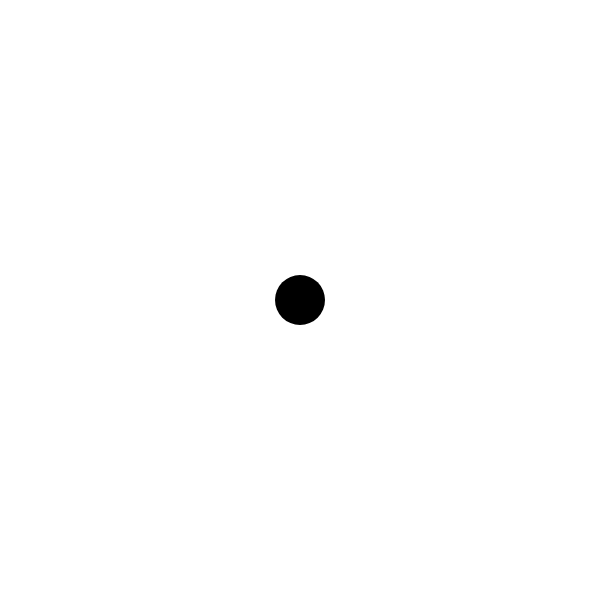
Frame 1 (no input)
Frame 60 (no input): identical to frame 1, image omitted
Frame 120 (the mouse pressed at the canvas centre since frame 60): identical to frame 1, image omitted

The p5.js sketch that drew this single still picture (run headless with seeded random() and noise() and a simulated clock; from frame 60 on, the mouse is pressed at the canvas centre):

// p5.js sketch
// ── sketch.js
var toss = false

function setup() {
  createCanvas(600, 600)
  noStroke()
}

function draw() {
  background(255)
  if (toss){
    fill(255, 0, 0)
  } else {
    fill(0)
  }
  ellipse(width/2, height/2, 50, 50)
}

function mousePressed(){
  toss = coin()
}

function coin(){
  return (random(0,100) < 50)
}
